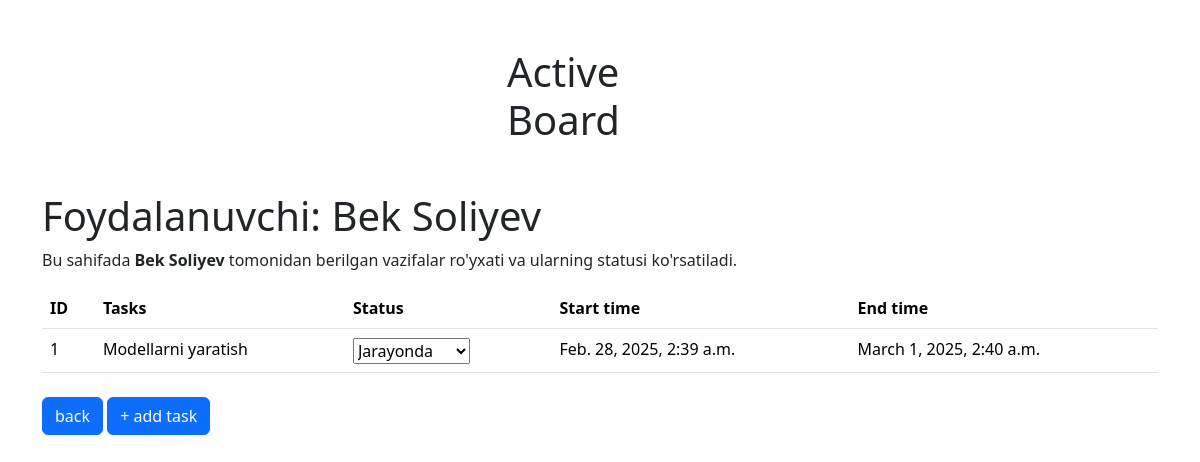
/user/user_status/1/, run on an earlier commit of the app's database.
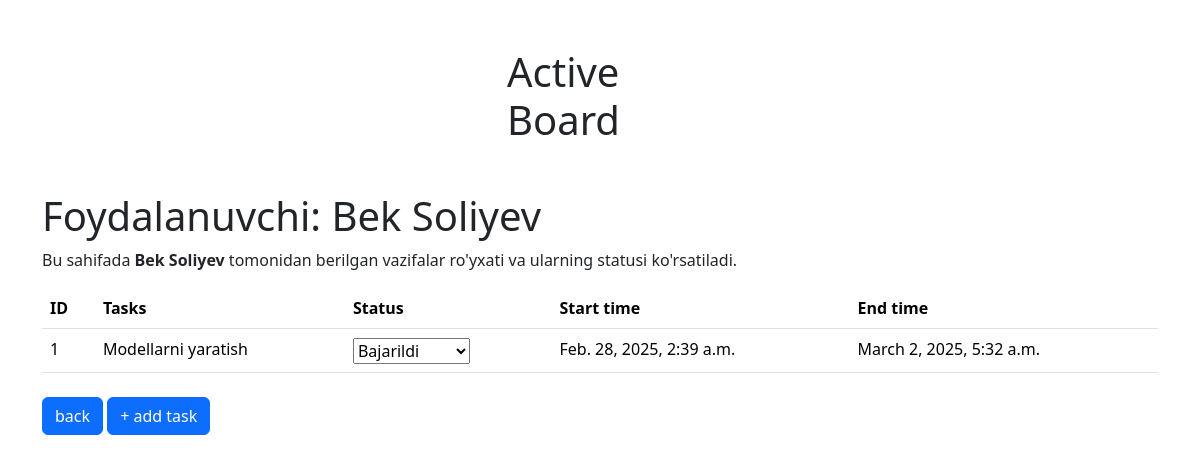
And on a later commit of the database.
### users/models.py (models this page shows, shortened)
class Tasks(models.Model):
    name = models.CharField(max_length=100)
    description = models.CharField(max_length=255)
    user = models.ForeignKey(Users,on_delete=models.CASCADE)
    start_time = models.DateTimeField(default=now, blank=True)
    end_time = models.DateTimeField(blank=True, null=True)
    status = models.ForeignKey(UserStatus,on_delete=models.CASCADE,default=get_default_status)
    teg = models.ForeignKey(Teg,on_delete=models.CASCADE)

### users/views.py (the view)
# urls.py: path('user/user_status/<int:id>/',user_status,name="user_status"),
def user_status(request,id):
    tasks = Tasks.objects.filter(user__id=id)
    if not tasks:
        return HttpResponse(f"UserStatus with ID {id} not found", status=404)
    return render(request, "tasks.html", {"tasks": tasks})

### templates/tasks.html (shortened to what this page needs)
{% extends 'base.html' %}
{% load static %}
{% block content %}
  <div class="container">
    <h1>Foydalanuvchi: Bek Soliyev</h1>
    <p>Bu sahifada <strong>Bek Soliyev</strong> tomonidan berilgan vazifalar ro'yxati va ularning statusi ko'rsatiladi.</p>
    <table class='table'>
      <thead>
        <tr>
          <th>ID</th>
          <th>Tasks</th>
          <th>Status</th>
          <th>Start time</th>
          <th>End time</th>
        </tr>
      </thead>
      <tbody>
         {% for task in tasks %}
        <tr>
          <td>{{forloop.counter}}</td>
          <td>{{task.name}}</td>
          <td>
              <div class="btn-group">
                  <form method="POST" action="{% url 'update_status' task.id %}">
                      <select name="status" onchange="this.form.submit()">
                          <option value="Jarayonda" {% if task.status.name == "Jarayonda" %}selected{% endif %}>Jarayonda</option>
                          <option value="Bajarildi" {% if task.status.name == "Bajarildi" %}selected{% endif %}>Bajarildi</option>
                      </select>
                  </form>
              </div>
          </td>
          <td class="status">{{task.start_time}}</td>
          <td class="status">{{task.end_time}}</td>
        </tr>
        {% endfor %}
      </tbody>
    </table>
    <div class="d-grid gap-2 d-md-block mt-4" >
        <a class="btn btn-primary" href="index.html" type="button">back</a>
        <a class="btn btn-primary" type="button">+ add task</a>
    </div>
  </div>
{% endblock %}

What changed in the data, as far as the page shows it:
changed Tasks "Modellarni yaratish": status "Jarayonda" → "Bajarildi"; end_time "March 1, 2025, 2:40 a.m." → "March 2, 2025, 5:32 a.m."
